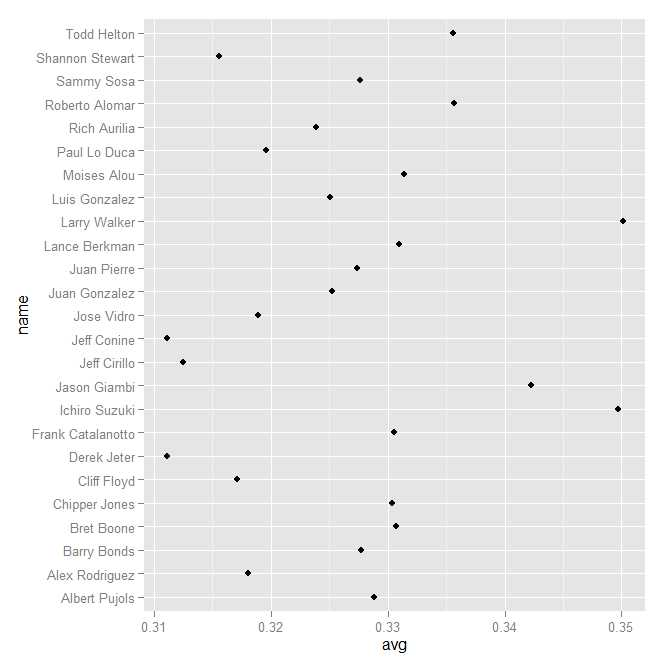

Generate this figure with R:
library(ggplot2)
library(gcookbook)
tophit<-tophitters2001[1:25,]
ggplot(tophit,aes(x=avg,y=name))+geom_point()
